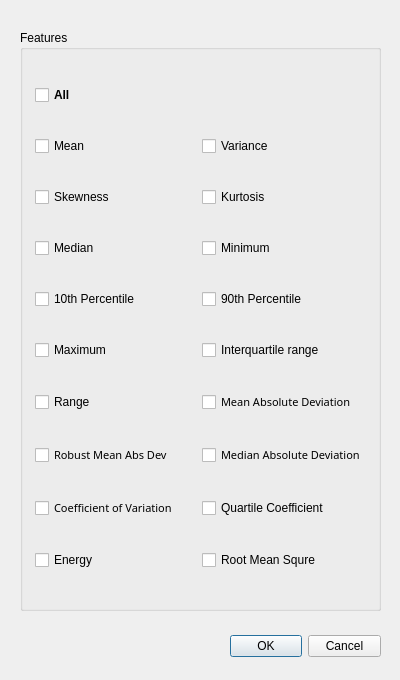
<?xml version="1.0" encoding="UTF-8"?>
<ui version="4.0">
 <class>popup_Statistics</class>
 <widget class="QDialog" name="popup_Statistics">
  <property name="geometry">
   <rect>
    <x>0</x>
    <y>0</y>
    <width>400</width>
    <height>680</height>
   </rect>
  </property>
  <property name="sizePolicy">
   <sizepolicy hsizetype="Preferred" vsizetype="Preferred">
    <horstretch>0</horstretch>
    <verstretch>0</verstretch>
   </sizepolicy>
  </property>
  <property name="windowTitle">
   <string>Set Measurements</string>
  </property>
  <widget class="QDialogButtonBox" name="buttonBox">
   <property name="geometry">
    <rect>
     <x>230</x>
     <y>630</y>
     <width>151</width>
     <height>32</height>
    </rect>
   </property>
   <property name="orientation">
    <enum>Qt::Horizontal</enum>
   </property>
   <property name="standardButtons">
    <set>QDialogButtonBox::Cancel|QDialogButtonBox::Ok</set>
   </property>
   <property name="centerButtons">
    <bool>false</bool>
   </property>
  </widget>
  <widget class="QGroupBox" name="groupBox_Features">
   <property name="geometry">
    <rect>
     <x>20</x>
     <y>30</y>
     <width>361</width>
     <height>581</height>
    </rect>
   </property>
   <property name="title">
    <string>Features</string>
   </property>
   <property name="checkable">
    <bool>false</bool>
   </property>
   <layout class="QGridLayout" name="gridLayout">
    <property name="leftMargin">
     <number>12</number>
    </property>
    <property name="topMargin">
     <number>10</number>
    </property>
    <property name="rightMargin">
     <number>12</number>
    </property>
    <property name="bottomMargin">
     <number>10</number>
    </property>
    <item row="11" column="1">
     <widget class="QCheckBox" name="checkBox_RootMean">
      <property name="enabled">
       <bool>true</bool>
      </property>
      <property name="autoFillBackground">
       <bool>false</bool>
      </property>
      <property name="text">
       <string>Root Mean Squre</string>
      </property>
      <property name="checked">
       <bool>false</bool>
      </property>
      <property name="tristate">
       <bool>false</bool>
      </property>
     </widget>
    </item>
    <item row="2" column="1">
     <widget class="QCheckBox" name="checkBox_Kurtosis">
      <property name="enabled">
       <bool>true</bool>
      </property>
      <property name="text">
       <string>Kurtosis</string>
      </property>
      <property name="checked">
       <bool>false</bool>
      </property>
     </widget>
    </item>
    <item row="6" column="0">
     <widget class="QCheckBox" name="checkBox_10thPercentile">
      <property name="enabled">
       <bool>true</bool>
      </property>
      <property name="text">
       <string>10th Percentile</string>
      </property>
      <property name="checked">
       <bool>false</bool>
      </property>
     </widget>
    </item>
    <item row="5" column="0">
     <widget class="QCheckBox" name="checkBox_Median">
      <property name="enabled">
       <bool>true</bool>
      </property>
      <property name="text">
       <string>Median</string>
      </property>
      <property name="checked">
       <bool>false</bool>
      </property>
     </widget>
    </item>
    <item row="0" column="0">
     <widget class="QCheckBox" name="checkBox_All">
      <property name="enabled">
       <bool>true</bool>
      </property>
      <property name="font">
       <font>
        <weight>75</weight>
        <bold>true</bold>
        <underline>false</underline>
        <kerning>true</kerning>
       </font>
      </property>
      <property name="autoFillBackground">
       <bool>false</bool>
      </property>
      <property name="text">
       <string>All</string>
      </property>
      <property name="checked">
       <bool>false</bool>
      </property>
      <property name="tristate">
       <bool>false</bool>
      </property>
     </widget>
    </item>
    <item row="1" column="1">
     <widget class="QCheckBox" name="checkBox_Variance">
      <property name="enabled">
       <bool>true</bool>
      </property>
      <property name="text">
       <string>Variance</string>
      </property>
      <property name="checkable">
       <bool>true</bool>
      </property>
      <property name="checked">
       <bool>false</bool>
      </property>
      <property name="tristate">
       <bool>false</bool>
      </property>
     </widget>
    </item>
    <item row="1" column="0">
     <widget class="QCheckBox" name="checkBox_Mean">
      <property name="autoFillBackground">
       <bool>false</bool>
      </property>
      <property name="text">
       <string>Mean</string>
      </property>
      <property name="checked">
       <bool>false</bool>
      </property>
      <property name="tristate">
       <bool>false</bool>
      </property>
     </widget>
    </item>
    <item row="11" column="0">
     <widget class="QCheckBox" name="checkBox_Energy">
      <property name="enabled">
       <bool>true</bool>
      </property>
      <property name="autoFillBackground">
       <bool>false</bool>
      </property>
      <property name="text">
       <string>Energy</string>
      </property>
      <property name="checked">
       <bool>false</bool>
      </property>
      <property name="tristate">
       <bool>false</bool>
      </property>
     </widget>
    </item>
    <item row="9" column="0">
     <widget class="QCheckBox" name="checkBox_RobustMeanAbsDev">
      <property name="enabled">
       <bool>true</bool>
      </property>
      <property name="font">
       <font>
        <family>굴림</family>
        <pointsize>8</pointsize>
       </font>
      </property>
      <property name="acceptDrops">
       <bool>false</bool>
      </property>
      <property name="autoFillBackground">
       <bool>false</bool>
      </property>
      <property name="text">
       <string>Robust Mean Abs Dev</string>
      </property>
      <property name="checked">
       <bool>false</bool>
      </property>
      <property name="tristate">
       <bool>false</bool>
      </property>
     </widget>
    </item>
    <item row="10" column="0">
     <widget class="QCheckBox" name="checkBox_CoeffOfVar">
      <property name="enabled">
       <bool>true</bool>
      </property>
      <property name="font">
       <font>
        <family>굴림</family>
        <pointsize>8</pointsize>
       </font>
      </property>
      <property name="autoFillBackground">
       <bool>false</bool>
      </property>
      <property name="text">
       <string>Coefficient of Variation</string>
      </property>
      <property name="checked">
       <bool>false</bool>
      </property>
      <property name="tristate">
       <bool>false</bool>
      </property>
     </widget>
    </item>
    <item row="9" column="1">
     <widget class="QCheckBox" name="checkBox_MedianAbsDev">
      <property name="enabled">
       <bool>true</bool>
      </property>
      <property name="font">
       <font>
        <family>굴림</family>
        <pointsize>8</pointsize>
       </font>
      </property>
      <property name="autoFillBackground">
       <bool>false</bool>
      </property>
      <property name="text">
       <string>Median Absolute Deviation</string>
      </property>
      <property name="checked">
       <bool>false</bool>
      </property>
      <property name="tristate">
       <bool>false</bool>
      </property>
     </widget>
    </item>
    <item row="8" column="0">
     <widget class="QCheckBox" name="checkBox_Range">
      <property name="enabled">
       <bool>true</bool>
      </property>
      <property name="autoFillBackground">
       <bool>false</bool>
      </property>
      <property name="text">
       <string>Range</string>
      </property>
      <property name="checked">
       <bool>false</bool>
      </property>
      <property name="tristate">
       <bool>false</bool>
      </property>
     </widget>
    </item>
    <item row="6" column="1">
     <widget class="QCheckBox" name="checkBox_90thPercentile">
      <property name="enabled">
       <bool>true</bool>
      </property>
      <property name="text">
       <string>90th Percentile</string>
      </property>
      <property name="checked">
       <bool>false</bool>
      </property>
     </widget>
    </item>
    <item row="5" column="1">
     <widget class="QCheckBox" name="checkBox_Minimum">
      <property name="enabled">
       <bool>true</bool>
      </property>
      <property name="text">
       <string>Minimum</string>
      </property>
      <property name="checked">
       <bool>false</bool>
      </property>
     </widget>
    </item>
    <item row="8" column="1">
     <widget class="QCheckBox" name="checkBox_MeanAbsDev">
      <property name="enabled">
       <bool>true</bool>
      </property>
      <property name="font">
       <font>
        <family>굴림</family>
        <pointsize>8</pointsize>
       </font>
      </property>
      <property name="autoFillBackground">
       <bool>false</bool>
      </property>
      <property name="text">
       <string>Mean Absolute Deviation</string>
      </property>
      <property name="checked">
       <bool>false</bool>
      </property>
      <property name="tristate">
       <bool>false</bool>
      </property>
     </widget>
    </item>
    <item row="7" column="0">
     <widget class="QCheckBox" name="checkBox_Maximum">
      <property name="autoFillBackground">
       <bool>false</bool>
      </property>
      <property name="text">
       <string>Maximum</string>
      </property>
      <property name="checked">
       <bool>false</bool>
      </property>
      <property name="tristate">
       <bool>false</bool>
      </property>
     </widget>
    </item>
    <item row="2" column="0">
     <widget class="QCheckBox" name="checkBox_Skewness">
      <property name="enabled">
       <bool>true</bool>
      </property>
      <property name="text">
       <string>Skewness</string>
      </property>
     </widget>
    </item>
    <item row="7" column="1">
     <widget class="QCheckBox" name="checkBox_InterquartileRange">
      <property name="enabled">
       <bool>true</bool>
      </property>
      <property name="text">
       <string>Interquartile range</string>
      </property>
      <property name="checkable">
       <bool>true</bool>
      </property>
      <property name="checked">
       <bool>false</bool>
      </property>
      <property name="tristate">
       <bool>false</bool>
      </property>
     </widget>
    </item>
    <item row="10" column="1">
     <widget class="QCheckBox" name="checkBox_QuartileCoeff">
      <property name="enabled">
       <bool>true</bool>
      </property>
      <property name="autoFillBackground">
       <bool>false</bool>
      </property>
      <property name="text">
       <string>Quartile Coefficient</string>
      </property>
      <property name="checked">
       <bool>false</bool>
      </property>
      <property name="tristate">
       <bool>false</bool>
      </property>
     </widget>
    </item>
   </layout>
  </widget>
 </widget>
 <resources/>
 <connections>
  <connection>
   <sender>buttonBox</sender>
   <signal>accepted()</signal>
   <receiver>popup_Statistics</receiver>
   <slot>accept()</slot>
   <hints>
    <hint type="sourcelabel">
     <x>248</x>
     <y>254</y>
    </hint>
    <hint type="destinationlabel">
     <x>157</x>
     <y>274</y>
    </hint>
   </hints>
  </connection>
  <connection>
   <sender>buttonBox</sender>
   <signal>rejected()</signal>
   <receiver>popup_Statistics</receiver>
   <slot>reject()</slot>
   <hints>
    <hint type="sourcelabel">
     <x>316</x>
     <y>260</y>
    </hint>
    <hint type="destinationlabel">
     <x>286</x>
     <y>274</y>
    </hint>
   </hints>
  </connection>
 </connections>
</ui>
